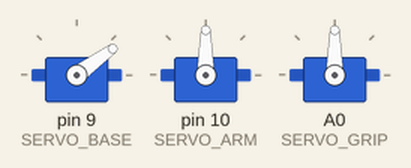
A sketch run on a simulated Arduino Uno, built with avr-gcc and run on an emulated ATmega328P. Shown: 3 × servo.

Above: at 0.05 s.
At 0.65 s:
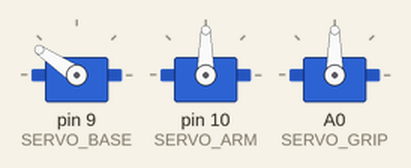
At 0.95 s:
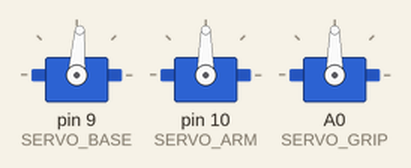
At 1.85 s:
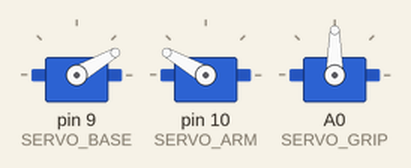
At 2.7 s:
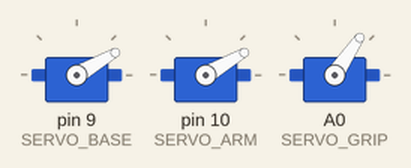
At 3.55 s:
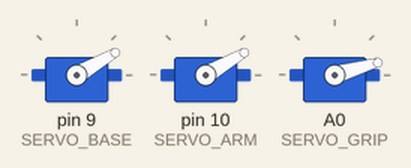
Timing chart, 0 to 8.3 s (numbered marks = the images above):
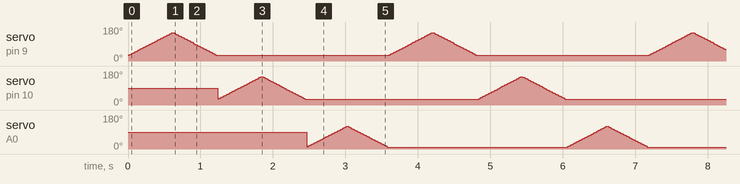

The sketch:

servo_sweep.ino
```cpp
/*
  Batman — Servo sweep test
  Sweeps base, arm, and grip servos between 30..150 deg.
  Ensure servos are unobstructed before running.
*/

#include <Servo.h>

const int SERVO_BASE = 9;
const int SERVO_ARM  = 10;
const int SERVO_GRIP = A0; // digital 14

Servo sBase, sArm, sGrip;

void setup() {
  sBase.attach(SERVO_BASE);
  sArm.attach(SERVO_ARM);
  sGrip.attach(SERVO_GRIP);
}

void sweepServo(Servo& s, int minA, int maxA, int stepDelay) {
  for (int a = minA; a <= maxA; a += 2) { s.write(a); delay(stepDelay); }
  for (int a = maxA; a >= minA; a -= 2) { s.write(a); delay(stepDelay); }
}

void loop() {
  sweepServo(sBase, 30, 150, 10);
  sweepServo(sArm,  30, 150, 10);
  sweepServo(sGrip, 10, 120, 10);
}
```
